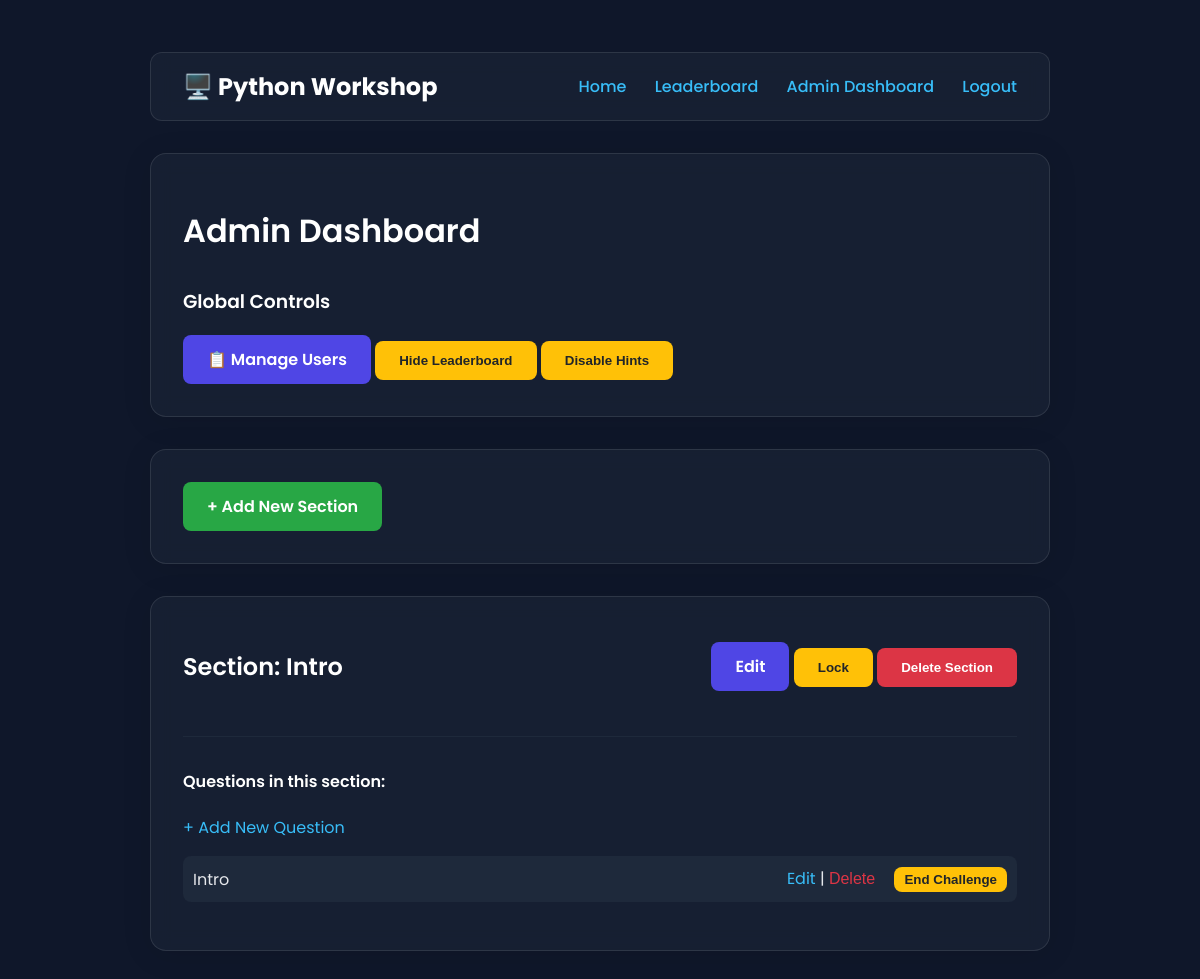
The app's page /admin/dashboard (signed in) with its own data.
### app/models.py (models this page shows, shortened)
class Section(db.Model):
    id = db.Column(db.Integer, primary_key=True)
    title = db.Column(db.String(100), nullable=False)
    is_unlocked = db.Column(db.Boolean, default=True)
    questions = db.relationship(
        'Question',
        backref='section',
        lazy='dynamic',
        cascade="all, delete-orphan"
    )

class Question(db.Model):
    id = db.Column(db.Integer, primary_key=True)
    section_id = db.Column(db.Integer, db.ForeignKey('section.id'), nullable=False)
    title = db.Column(db.String(100), nullable=False)
    description = db.Column(db.Text, nullable=False)
    starter_code = db.Column(db.Text)
    hints = db.Column(db.Text)
    difficulty = db.Column(db.Integer, default=1)
    has_file_manager = db.Column(db.Boolean, default=False, nullable=False)
    expected_output = db.Column(db.Text)

### app/admin/routes.py (the view)
@bp.route('/dashboard')
@admin_required
def dashboard():
    leaderboard_setting = AppSetting.query.filter_by(key='leaderboard_visible').first()
    if not leaderboard_setting:
        leaderboard_setting = AppSetting(key='leaderboard_visible', value='False')
        db.session.add(leaderboard_setting)
        db.session.commit()
    leaderboard_visible = (leaderboard_setting.value == 'True')
    hints_setting = AppSetting.query.filter_by(key='hints_enabled').first()
    if not hints_setting:
        hints_setting = AppSetting(key='hints_enabled', value='False')
        db.session.add(hints_setting)
        db.session.commit()
    hints_enabled = (hints_setting.value == 'True')
    leaderboard_visible = (leaderboard_setting.value == 'True')
    sections = Section.query.order_by(Section.id).all()
    active_challenges = {c.q_id: c for c in Challenge.query.filter_by(is_active=True).all()}
    return render_template(
        'admin/dashboard.html',
        sections=sections,
        challenges=active_challenges,
        leaderboard_visible=leaderboard_visible,
    hints_enabled=hints_enabled
    )

### app/__init__.py (called while the page is built)
@login_manager.user_loader
def load_user(user_id):
    return User.query.get(int(user_id))

### app/admin/routes.py (called while the page is built)
def admin_required(f):
    @wraps(f)
    def decorated_function(*args, **kwargs):
        if not current_user.is_authenticated or current_user.role != 'admin':
            flash("You do not have permission to access this page.", "danger")
            return redirect(url_for('main.index'))
        return f(*args, **kwargs)
    return decorated_function

### app/main.py (called while the page is built)
@bp.app_context_processor
def inject_global_vars():
    leaderboard_setting = AppSetting.query.filter_by(key='leaderboard_visible').first()
    return dict(
        leaderboard_visible=(leaderboard_setting and leaderboard_setting.value == 'True')
    )

@bp.app_context_processor
def inject_global_vars():
    leaderboard_setting = AppSetting.query.filter_by(key='leaderboard_visible').first()
    hints_setting = AppSetting.query.filter_by(key='hints_enabled').first() # <-- ADD THIS
    return dict(
        leaderboard_visible=(leaderboard_setting and leaderboard_setting.value == 'True'),
        hints_enabled=(hints_setting and hints_setting.value == 'True') # <-- AND THIS
    )

### app/templates/admin/dashboard.html
{% extends "base.html" %}
{% block content %}
<div class="card">
    <h1>Admin Dashboard</h1>
    <div style="margin-top: 2rem;">
        <h3>Global Controls</h3>
        <a href="{{ url_for('admin.users') }}" class="btn">📋 Manage Users</a>
        <form action="{{ url_for('admin.toggle_leaderboard') }}" method="POST" style="display: inline;">
            <input type="submit" value="{{ 'Hide Leaderboard' if leaderboard_visible else 'Show Leaderboard' }}" class="btn btn-warning">
        </form>
    <form action="{{ url_for('admin.toggle_hints') }}" method="POST" style="display: inline;">
    <input type="submit" value="{{ 'Disable Hints' if hints_enabled else 'Enable Hints' }}" class="btn btn-warning">
</form>
    </div>
</div>
<div class="card">
    <a href="{{ url_for('admin.add_section') }}" class="btn btn-success">+ Add New Section</a>
</div>
{% for section in sections %}
    <div class="card">
        <div style="display: flex; justify-content: space-between; align-items: center;">
            <h2>Section: {{ section.title }} {% if not section.is_unlocked %}<span style="color: #ffc107;">(Locked)</span>{% endif %}</h2>
            <div>
                <a href="{{ url_for('admin.edit_section', section_id=section.id) }}" class="btn">Edit</a>
                <form action="{{ url_for('admin.toggle_section_lock', section_id=section.id) }}" method="POST" style="display: inline;">
                    <input type="submit" value="{{ 'Lock' if section.is_unlocked else 'Unlock' }}" class="btn btn-warning">
                </form>
                <form action="{{ url_for('admin.delete_section', section_id=section.id) }}" method="POST" style="display: inline;" onsubmit="return confirm('Are you sure you want to delete this entire section and all its questions?');">
                    <input type="submit" value="Delete Section" class="btn btn-danger">
                </form>
            </div>
        </div>
        <hr>
        <h4 style="margin-top: 20px;">Questions in this section:</h4>
        <a href="{{ url_for('admin.add_question', section_id=section.id) }}">+ Add New Question</a>
        <ul style="list-style: none; padding-left: 0;">
            {% for question in section.questions %}
                <li style="background: var(--slate-800); padding: 10px; border-radius: 8px; margin-top: 10px; display: flex; justify-content: space-between; align-items: center;">
                    <span>{{ question.title }}</span>
                    <span>
                        <a href="{{ url_for('admin.edit_question', question_id=question.id) }}">Edit</a> |
                        <form action="{{ url_for('admin.delete_question', question_id=question.id) }}" method="POST" style="display: inline;" onsubmit="return confirm('Are you sure you want to delete this question?');">
                            <input type="submit" value="Delete" style="color: #dc3545; border: none; background: none; cursor: pointer; padding: 0; font-size: 1em;">
                        </form>
                        {% set active_challenge = challenges.get(question.id) %}
                        {% if active_challenge %}
                            <form action="{{ url_for('admin.end_challenge', challenge_id=active_challenge.id) }}" method="POST" style="display: inline; margin-left: 15px;">
                                <input type="submit" value="End Challenge" class="btn btn-warning" style="padding: 5px 10px;">
                            </form>
                        {% else %}
                            <form action="{{ url_for('admin.start_challenge', question_id=question.id) }}" method="POST" style="display: inline; margin-left: 15px;">
                                <input type="submit" value="Start Challenge" class="btn btn-success" style="padding: 5px 10px;">
                            </form>
                        {% endif %}
                    </span>
                </li>
            {% else %}
                <li>No questions in this section yet.</li>
            {% endfor %}
        </ul>
    </div>
{% endfor %}
{% endblock %}

### app/static/css/style.css (style rules this page uses)
:root { --indigo-600: #4f46e5; --indigo-700: #4338ca; --slate-800: #1e293b; --slate-900: #0f172a; --sky-400: #38bdf8; --gray-200: #e5e7eb; --gray-400: #9ca3af; --white: #ffffff; }
body { font-family: 'Poppins', sans-serif; background-color: var(--slate-900); color: var(--gray-200); margin: 0; padding: 2rem; }
h1, h2, h3, h4 { color: var(--white); font-weight: 600; }
a { color: var(--sky-400); text-decoration: none; transition: color 0.2s ease; }
hr { border: none; border-top: 1px solid var(--slate-800); margin: 2rem 0; }
.card { background: rgba(30, 41, 59, 0.5); backdrop-filter: blur(10px); border: 1px solid rgba(255, 255, 255, 0.1); border-radius: 16px; padding: 2rem; margin-bottom: 2rem; box-shadow: 0 4px 30px rgba(0, 0, 0, 0.1); }
.btn { display: inline-block; padding: 0.75rem 1.5rem; background-color: var(--indigo-600); color: var(--white); border: none; border-radius: 8px; font-weight: 600; cursor: pointer; text-align: center; transition: background-color 0.2s ease; }
.btn-danger { background-color: #dc3545; }
.btn-warning { background-color: #ffc107; color: #212529; }
.btn-success { background-color: #28a745; }

### records on screen
Section: title "Intro", is_unlocked "Lock"
Question: title "Intro"
